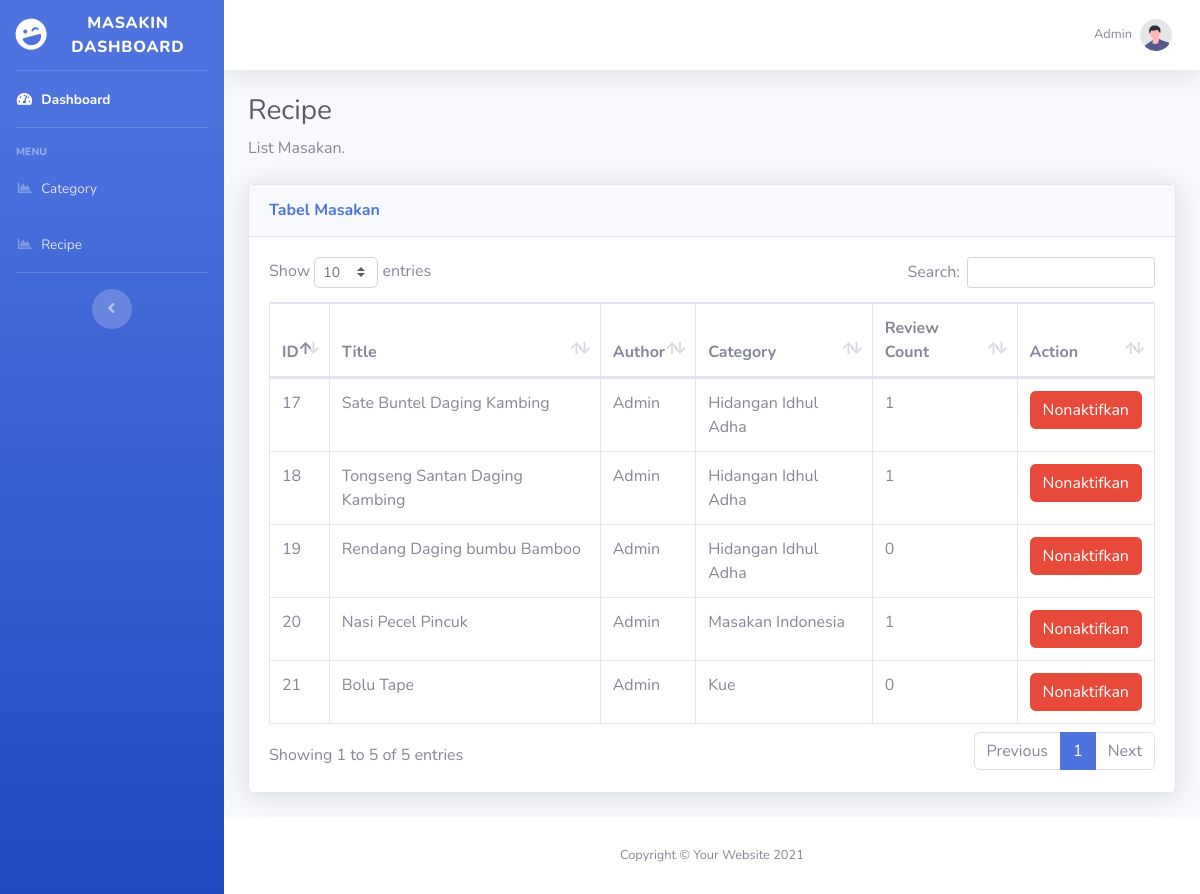
Page /admin/Recipe.php (signed in) on the committed database.
### tables this page shows
CREATE TABLE `recipe` (
  `recipeId` int(255) NOT NULL,
  `authorId` int(255) NOT NULL,
  `title` varchar(255) NOT NULL,
  `photo` varchar(255) NOT NULL,
  `ingredients` text NOT NULL,
  `isActive` tinyint(1) NOT NULL DEFAULT 1,
  `categoryId` int(1) NOT NULL,
  `updateAt` timestamp NOT NULL DEFAULT current_timestamp(),
  `createdAt` timestamp NOT NULL DEFAULT current_timestamp()
);

CREATE TABLE `users` (
  `userId` int(255) NOT NULL,
  `email` varchar(128) NOT NULL,
  `password` varchar(255) NOT NULL,
  `name` varchar(128) NOT NULL,
  `photo` varchar(255) NOT NULL,
  `token` varchar(255) NOT NULL,
  `updateAt` timestamp NOT NULL DEFAULT current_timestamp(),
  `createdAt` timestamp NOT NULL DEFAULT current_timestamp(),
  `role` int(1) NOT NULL
);

CREATE TABLE `category` (
  `idCategory` int(11) NOT NULL,
  `name` varchar(255) NOT NULL,
  `updateAt` datetime NOT NULL DEFAULT current_timestamp(),
  `createdAt` timestamp NOT NULL DEFAULT current_timestamp()
);

### handler/DatabaseHandler.php (called while the page is built, shortened)
<?php
class DatabaseHandler
{
    private $conn;
    public function __construct()
    {
        $this->conn = mysqli_connect("localhost", "root", "", "masakin");
    }
    public function executeQuery($query)
    {
        $result = mysqli_query($this->conn, $query);
        return $result;
    }
}

### admin/Recipe.php (the view, shortened to what this page needs)
<?php
require_once '../handler/DatabaseHandler.php';
$db = new DatabaseHandler();
?>
<!DOCTYPE html>
<html lang="en">
<head>
    <link href="vendor/fontawesome-free/css/all.min.css" rel="stylesheet" type="text/css">
    <link href="css/sb-admin-2.min.css" rel="stylesheet">
    <link href="vendor/datatables/dataTables.bootstrap4.min.css" rel="stylesheet">
</head>
<body id="page-top">
    <div id="wrapper">
        <ul class="navbar-nav bg-gradient-primary sidebar sidebar-dark accordion" id="accordionSidebar">
            <a class="sidebar-brand d-flex align-items-center justify-content-center" href="index.php">
                <div class="sidebar-brand-icon rotate-n-15">
                    <i class="fas fa-laugh-wink"></i>
                </div>
                <div class="sidebar-brand-text mx-3">Masakin Dashboard</sup></div>
            </a>
            <hr class="sidebar-divider my-0" />
            <li class="nav-item active">
                <a class="nav-link" href="index.php">
                    <i class="fas fa-fw fa-tachometer-alt"></i>
                    <span>Dashboard</span></a>
            </li>
            <hr class="sidebar-divider" />
            <div class="sidebar-heading">Menu</div>
            <li class="nav-item">
                <a class="nav-link" href="./Category.php">
                    <i class="fas fa-fw fa-chart-area"></i>
                    <span>Category</span></a>
                <a class="nav-link" href="./Recipe.php">
                    <i class="fas fa-fw fa-chart-area"></i>
                    <span>Recipe</span></a>
            </li>
            <hr class="sidebar-divider d-none d-md-block" />
            <div class="text-center d-none d-md-inline">
                <button class="rounded-circle border-0" id="sidebarToggle"></button>
            </div>
        </ul>
        <div id="content-wrapper" class="d-flex flex-column">
            <div id="content">
                <nav class="navbar navbar-expand navbar-light bg-white topbar mb-4 static-top shadow">
                    <ul class="navbar-nav ml-auto">
                        <li class="nav-item dropdown no-arrow">
                            <a class="nav-link dropdown-toggle" href="#" id="userDropdown" role="button" data-toggle="dropdown" aria-haspopup="true" aria-expanded="false">
                                <span class="mr-2 d-none d-lg-inline text-gray-600 small"><?= $_SESSION["users"]["name"] ?></span>
                                <img class="img-profile rounded-circle" src="img/undraw_profile.svg" />
                            </a>
                        </li>
                    </ul>
                </nav>
                <div class="container-fluid">
                    <h1 class="h3 mb-2 text-gray-800">Recipe</h1>
                    <p class="mb-4">List Masakan.</p>
                    <div class="card shadow mb-4">
                        <div class="card-header py-3">
                            <h6 class="m-0 font-weight-bold text-primary">Tabel Masakan</h6>
                        </div>
                        <div class="card-body">
                            <div class="table-responsive">
                                <table class="table table-bordered" id="dataTable" width="100%" cellspacing="0">
                                    <thead>
                                        <tr>
                                            <th>ID</th>
                                            <th>Title</th>
                                            <th>Author</th>
                                            <th>Category</th>
                                            <th>Review Count</th>
                                            <th>Action</th>
                                        </tr>
                                    </thead>
                                    <tbody>
                                        <?php
                                        $query = "SELECT recipe.recipeId AS recipeId, title, users.name AS author, category.name AS category, COUNT(reviews.recipeId) AS reviewCount, isActive
                                        FROM recipe
                                        LEFT JOIN reviews ON reviews.recipeId = recipe.recipeId
                                        LEFT JOIN users ON recipe.authorId = users.userId
                                        LEFT JOIN category ON recipe.categoryId = category.idCategory
                                        GROUP BY recipe.recipeId;";
                                        $result = $db->executeQuery($query);
                                        while ($row = mysqli_fetch_array($result)) {
                                            echo "<tr>";
                                            echo "<td>" . $row['recipeId'] . "</td>";
                                            echo "<td>" . $row['title'] . "</td>";
                                            echo "<td>" . $row['author'] . "</td>";
                                            echo "<td>" . $row['category'] . "</td>";
                                            echo "<td>" . $row['reviewCount'] . "</td>";
                                            echo ($row['isActive'] == 1) ? "<td><a href='./handler/updateRecipe.php?recipeId=" . $row['recipeId'] . "&isActive=0' class='btn btn-danger'>Nonaktifkan</button></td>" : "<td><a href='./handler/updateRecipe.php?recipeId=" . $row['recipeId'] . "&isActive=1' class='btn btn-success'>Aktifkan</button></td>";
                                            echo "</tr>";
                                        }
                                        ?>
                                    </tbody>
                                </table>
                            </div>
                        </div>
                    </div>
                </div>
            </div>
            <footer class="sticky-footer bg-white">
                <div class="container my-auto">
                    <div class="copyright text-center my-auto">
                        <span>Copyright &copy; Your Website 2021</span>
                    </div>
                </div>
            </footer>
        </div>
    </div>
</body>
</html>

### rows in the picture
recipe: recipeId "17", title "Sate Buntel Daging Kambing", authorId.name "Admin", categoryId.name "Hidangan Idhul Adha", reviewCount "1"
recipe: recipeId "18", title "Tongseng Santan Daging Kambing", authorId.name "Admin", categoryId.name "Hidangan Idhul Adha", reviewCount "1"
recipe: recipeId "19", title "Rendang Daging bumbu Bamboo", authorId.name "Admin", categoryId.name "Hidangan Idhul Adha", reviewCount "0"
recipe: recipeId "20", title "Nasi Pecel Pincuk", authorId.name "Admin", categoryId.name "Masakan Indonesia", reviewCount "1"
recipe: recipeId "21", title "Bolu Tape", authorId.name "Admin", categoryId.name "Kue", reviewCount "0"

### other values in the picture
$_SESSION["users"]["name"] "Admin"
